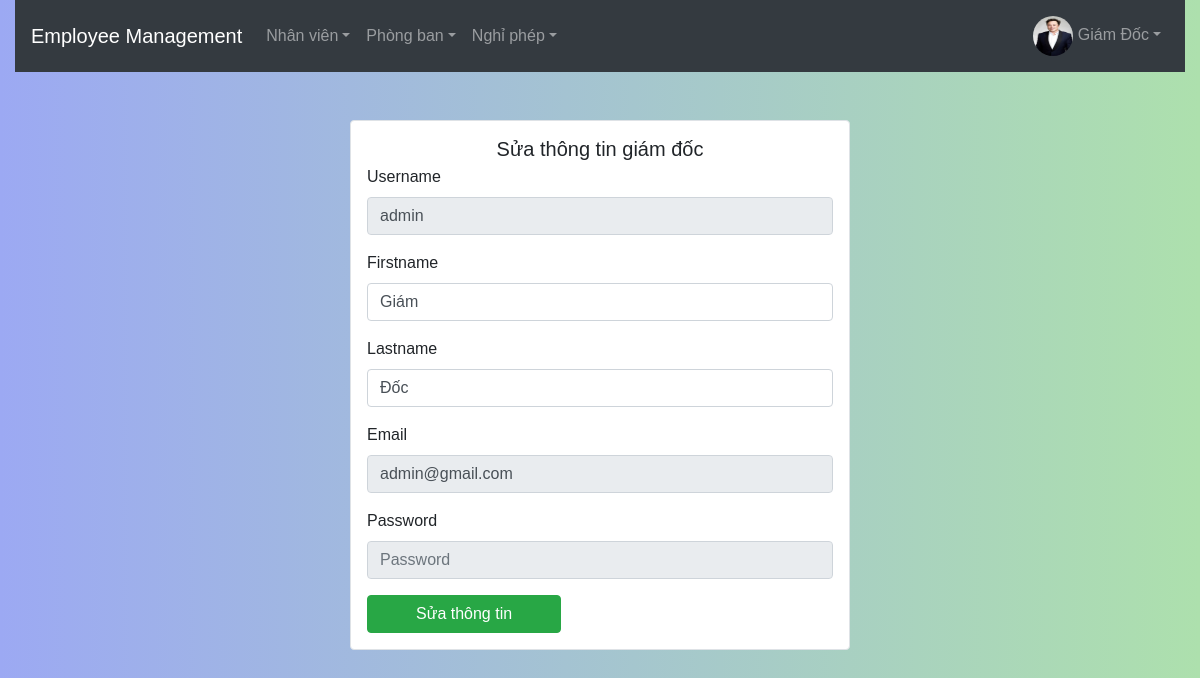
/source/admin-edit.php (signed in), run on the app's committed database.
### tables this page shows
CREATE TABLE `nhanvien` (
  `userName` varchar(255) NOT NULL,
  `firstName` varchar(255) NOT NULL,
  `lastName` varchar(255) NOT NULL,
  `email` varchar(255) NOT NULL,
  `pwd` varchar(255) NOT NULL,
  `phongBan` varchar(255) NOT NULL,
  `chucVu` varchar(255) NOT NULL,
  `activated` bit(1) DEFAULT b'0',
  `avatar` text NOT NULL
);

### source/admin-edit.php (the view, shortened to what this page needs)
<!DOCTYPE html>
<html lang="en">
  <head>
	<link rel="stylesheet" href="https://maxcdn.bootstrapcdn.com/bootstrap/4.5.2/css/bootstrap.min.css">
	<link rel="stylesheet" href="./style.css">
      <?php
        require_once('./db/db.php');
        $email = $_SESSION['email'];
      ?>
    </head>
  <body>
    <?php
    $sql = "SELECT * FROM `nhanvien` WHERE email = ?";
    $stm = $conn->prepare($sql);
    $stm->bind_param("s", $email);
    if (!$stm->execute()) {
        die('Không tìm thấy' . $stm->error);
    }
    $result = $stm->get_result();
    $data = $result->fetch_assoc();
    $userName = $data['userName'];
    $firstName = $data['firstName'];
    $lastName = $data['lastName'];
    $pwd = '';
    ?>
    <div class="container-fluid">
      <?php
        require_once('./nav/admin-nav.php');
      ?>
      <div id="inner">
        <div class="row">
          <div class="col-md-8 col-lg-5 my-5 mx-2 mx-sm-auto border rounded px-3 py-3 bg-white">
            <h5 class="text-center mb-1">Sửa thông tin giám đốc</h5>
            <form onsubmit="return validateInformationChange()"; method="post" action="./process/update-employee.php">
              <div class="form-group">
                <label for="username">Username</label>
                <input
                  readonly
                  type="text"
                  value="<?= $userName ?>"
                  name="username"
                  id="username"
                  class="form-control"
                  placeholder="Username"
                />
              </div>
              <div class="form-group">
                <label for="firstname">Firstname</label>
                <input
                  type="text"
                  value="<?= $firstName ?>"
                  name="firstname"
                  id="firstname"
                  class="form-control"
                  placeholder="Firstname"
                />
              </div>
              <div class="form-group">
                <label for="lastname">Lastname</label>
                <input
                  type="text"
                  value="<?= $lastName ?>"
                  name="lastname"
                  id="lastname"
                  class="form-control"
                  placeholder="Lastname"
                />
              </div>
              <div class="form-group">
                <label for="email">Email</label>
                <input
                  readonly
                  type="email"
                  value="<?= $email ?>"
                  name="email"
                  id="email"
                  class="form-control"
                  placeholder="Your name"
                />
              </div>
              <div class="form-group">
                <label for="pwd">Password</label>
                <input
                  readonly
                  type="password"
                  value="<?= $pwd ?>"
                  name="pwd"
                  id="pwd"
                  class="form-control"
                  placeholder="Password"
                />
              </div>
              <button onclick="return confirmUpdate()"; class="btn btn-success px-5 mr-2">Sửa thông tin</button>
            </form>
          </div>
      </div>
      </div>
    </div>
  </body>
</html>

### source/nav/admin-nav.php (shortened to what this page needs)
<div id="header">
      <?php
        require_once('./db/db.php');
        $email = $_SESSION['email'];
        $sql = "SELECT * from `nhanvien` WHERE `email` = ?";
        $stm = $conn->prepare($sql);
        $stm->bind_param("s", $email);
        if (!$stm->execute()) {
            die('Không tìm thấy' . $stm->error);
        }
        $result = $stm->get_result();
        $data = $result->fetch_assoc();
        $avatar = $data['avatar'];
      ?>
      <nav class="navbar navbar-expand-md bg-dark navbar-dark">
        <a class="navbar-brand" href="./index.php">Employee Management</a>
        <div class="collapse navbar-collapse" id="collapsibleNavbar">
          <ul class="navbar-nav">
            <div class="nav-item dropdown">
              <a href="#" data-toggle="dropdown" class="nav-link dropdown-toggle user-action">Nhân viên</a>
            </div>
            <div class="nav-item dropdown">
              <a href="#" data-toggle="dropdown" class="nav-link dropdown-toggle user-action">Phòng ban</a>
            </div>
            <div class="nav-item dropdown">
              <a href="#" data-toggle="dropdown" class="nav-link dropdown-toggle user-action">Nghỉ phép</a>
            </div>
          </ul>
        </div>
        <div class="navbar-nav ml-auto">
    			<div class="nav-item dropdown">
    				<a href="#" data-toggle="dropdown" class="nav-link dropdown-toggle user-action"><img src="./<?= $avatar ?>" class="avatar" alt="Avatar" style="width: 40px; height: 40px; border-radius: 30px;"> <?= $_SESSION['name']?><b class="caret"></b></a>
    			</div>
    		</div>
      </nav>
    </div>

### source/style.css (style rules this page uses)
* { padding: 0; margin: 0; box-sizing: border-box; font-family: "Poppin", sans-serif; }
body { background-image: linear-gradient( 90deg, rgb(156, 169, 243), rgb(173, 224, 173) ); }

### data on the page
nhanvien: avatar (picture), username "admin", firstname "Giám", lastname "Đốc"

### other printed values
$_SESSION['name'] "Giám Đốc"
